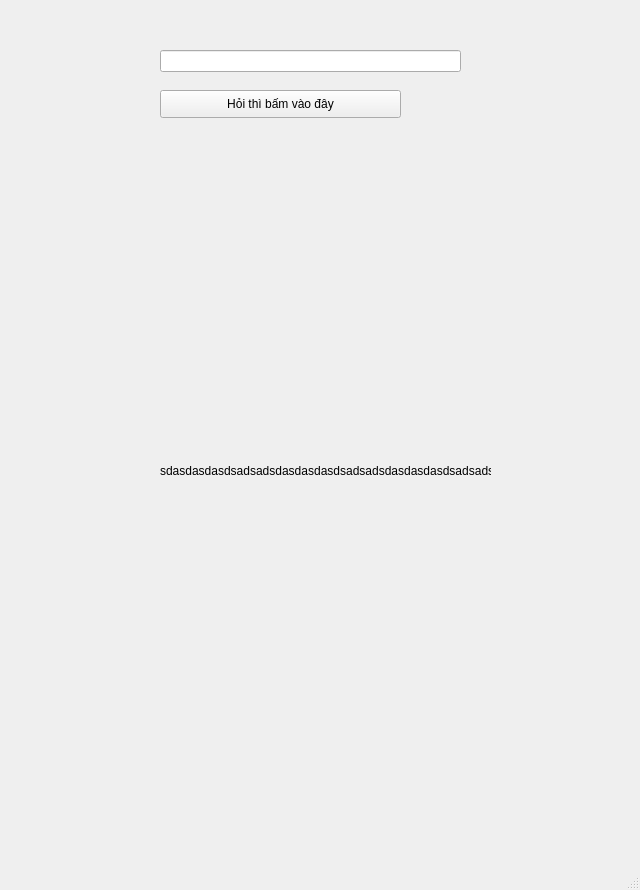
<?xml version="1.0" encoding="UTF-8"?>
<ui version="4.0">
 <class>MainWindow</class>
 <widget class="QMainWindow" name="MainWindow">
  <property name="geometry">
   <rect>
    <x>0</x>
    <y>0</y>
    <width>640</width>
    <height>890</height>
   </rect>
  </property>
  <property name="windowTitle">
   <string>MainWindow</string>
  </property>
  <widget class="QWidget" name="centralwidget">
   <widget class="QLineEdit" name="lineEdit">
    <property name="geometry">
     <rect>
      <x>160</x>
      <y>50</y>
      <width>301</width>
      <height>22</height>
     </rect>
    </property>
   </widget>
   <widget class="QLabel" name="label">
    <property name="geometry">
     <rect>
      <x>160</x>
      <y>140</y>
      <width>331</width>
      <height>661</height>
     </rect>
    </property>
    <property name="text">
     <string>sdasdasdasdsadsadsdasdasdasdsadsadsdasdasdasdsadsadsdasdasdasdsadsadsdasdasdasdsadsadsdasdasdasdsadsadsdasdasdasdsadsadsdasdasdasdsadsad</string>
    </property>
    <property name="scaledContents">
     <bool>false</bool>
    </property>
    <property name="wordWrap">
     <bool>true</bool>
    </property>
    <property name="textInteractionFlags">
     <set>Qt::LinksAccessibleByMouse</set>
    </property>
   </widget>
   <widget class="QPushButton" name="pushButton">
    <property name="geometry">
     <rect>
      <x>160</x>
      <y>90</y>
      <width>241</width>
      <height>28</height>
     </rect>
    </property>
    <property name="text">
     <string>Hỏi thì bấm vào đây</string>
    </property>
   </widget>
  </widget>
  <widget class="QMenuBar" name="menubar">
   <property name="geometry">
    <rect>
     <x>0</x>
     <y>0</y>
     <width>640</width>
     <height>26</height>
    </rect>
   </property>
  </widget>
  <widget class="QStatusBar" name="statusbar"/>
 </widget>
 <resources/>
 <connections/>
</ui>
